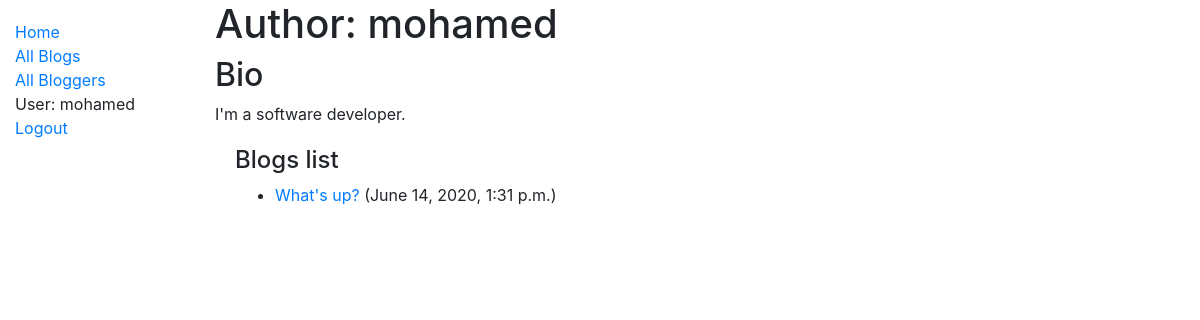
Screenshot of /blog/blogger/1 (signed in) with the database file from the repository.
### blog/models.py (models this page shows, shortened)
class Author(models.Model):
    name = models.OneToOneField(User, on_delete=models.SET_NULL, null=True)
    bio = models.TextField()
    class Meta:
        ordering = ['name']
    def __str__(self):
        return self.name.username

class Blog(models.Model):
    post = models.CharField(max_length=200)
    author = models.ForeignKey(Author, on_delete=models.SET_NULL, null=True, blank=True)
    description = models.TextField()
    date = models.DateTimeField(auto_now=True)
    def __str__(self):
        return self.post

### blog/views.py (the view)
# urls.py: path('blogger/<int:pk>', views.AuthorDetailView.as_view(), name='author-detail'),
class AuthorDetailView(generic.DetailView):
    model = Author

### blog/templates/blog/author_detail.html
{% extends "base_generic.html" %}
{% block content %}
<h1>Author: {{ author }} </h1>
<h2>Bio</h2>
<p>{{author.bio}}</p>
<div style="margin-left:20px;margin-top:20px">
<h4>Blogs list</h4>
<dl>
{% for blog in author.blog_set.all %}
    <ul>
        <li>
            <a href="{% url 'blog-detail' blog.pk %}">{{blog}}</a> ({{ blog.date }})
        </li>
    </ul>
{% endfor %}
</dl>
</div>
{% endblock %}

### blog/templates/base_generic.html (shortened to what this page needs)
<!DOCTYPE html>
<html lang="en">
<head>
  <link rel="stylesheet" href="https://stackpath.bootstrapcdn.com/bootstrap/4.1.3/css/bootstrap.min.css">
  {% load static %}
  <link rel="stylesheet" href="{% static 'css/styles.css' %}">
</head>
<body>
  <div class="container-fluid">
    <div class="row">
      <div class="col-sm-2">
      {% block sidebar %}
        <ul class="sidebar-nav">
            <li><a href="{% url 'index' %}">Home</a></li>
            <li><a href="{% url 'blogs' %}">All Blogs</a></li>
            <li><a href="{% url 'bloggers' %}">All Bloggers</a></li>
            {% if user.is_authenticated %}
            <li>User: {{ user.get_username }}</li>
            <li><a href="{% url 'logout'%}?next={{request.path}}">Logout</a></li>
            {% else %}
            <li><a href="{% url 'login'%}?next={{request.path}}">Login</a></li>
            {% endif %}
        </ul>
     {% endblock %}
      </div>
      <div class="col-sm-10 ">
      {% block content %}{% endblock %}
      </div>
    </div>
  </div>
</body>
</html>

### blog/static/css/styles.css (style rules this page uses)
.sidebar-nav { margin-top: 20px; padding: 0; list-style: none; }

### rows the page displays
Author: name.username "mohamed", bio "I'm a software developer."
Blog: post "What's up?", date "June 14, 2020, 1:31 p.m."

### other values shown
{{ user.get_username }} "mohamed"
